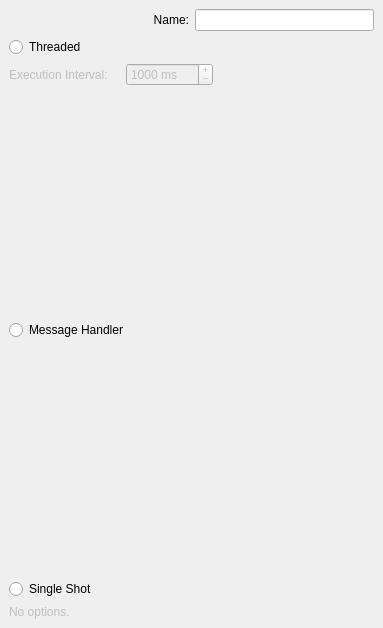
       <widget class="QWidget" name="runnerPage" >
        <property name="geometry" >
         <rect>
          <x>2</x>
          <y>2</y>
          <width>383</width>
          <height>628</height>
         </rect>
        </property>
        <layout class="QVBoxLayout" >
         <property name="spacing" >
          <number>6</number>
         </property>
         <property name="margin" >
          <number>9</number>
         </property>
         <item>
          <layout class="QHBoxLayout" >
           <property name="spacing" >
            <number>6</number>
           </property>
           <property name="margin" >
            <number>0</number>
           </property>
           <item>
            <widget class="QLabel" name="label" >
             <property name="sizePolicy" >
              <sizepolicy vsizetype="Preferred" hsizetype="Expanding" >
               <horstretch>0</horstretch>
               <verstretch>0</verstretch>
              </sizepolicy>
             </property>
             <property name="text" >
              <string>Name:</string>
             </property>
             <property name="alignment" >
              <set>Qt::AlignRight|Qt::AlignTrailing|Qt::AlignVCenter</set>
             </property>
            </widget>
           </item>
           <item>
            <widget class="QLineEdit" name="runnerName" />
           </item>
          </layout>
         </item>
         <item>
          <widget class="QRadioButton" name="runnerThread" >
           <property name="text" >
            <string>Threaded</string>
           </property>
          </widget>
         </item>
         <item>
          <widget class="QFrame" name="runnerThreadGroup" >
           <property name="enabled" >
            <bool>false</bool>
           </property>
           <layout class="QHBoxLayout" >
            <property name="spacing" >
             <number>6</number>
            </property>
            <property name="margin" >
             <number>0</number>
            </property>
            <item>
             <widget class="QLabel" name="label" >
              <property name="minimumSize" >
               <size>
                <width>111</width>
                <height>0</height>
               </size>
              </property>
              <property name="text" >
               <string>Execution Interval:</string>
              </property>
             </widget>
            </item>
            <item>
             <widget class="QSpinBox" name="runnerPeriodInterval" >
              <property name="buttonSymbols" >
               <enum>QAbstractSpinBox::PlusMinus</enum>
              </property>
              <property name="suffix" >
               <string> ms</string>
              </property>
              <property name="minimum" >
               <number>50</number>
              </property>
              <property name="maximum" >
               <number>99999999</number>
              </property>
              <property name="singleStep" >
               <number>50</number>
              </property>
              <property name="value" >
               <number>1000</number>
              </property>
             </widget>
            </item>
            <item>
             <spacer>
              <property name="orientation" >
               <enum>Qt::Horizontal</enum>
              </property>
              <property name="sizeHint" stdset="0" >
               <size>
                <width>40</width>
                <height>20</height>
               </size>
              </property>
             </spacer>
            </item>
           </layout>
          </widget>
         </item>
         <item>
          <spacer>
           <property name="orientation" >
            <enum>Qt::Vertical</enum>
           </property>
           <property name="sizeHint" stdset="0" >
            <size>
             <width>20</width>
             <height>40</height>
            </size>
           </property>
          </spacer>
         </item>
         <item>
          <widget class="QRadioButton" name="runnerMessageHandler" >
           <property name="text" >
            <string>Message Handler</string>
           </property>
          </widget>
         </item>
         <item>
          <widget class="MessageTypeSelect" native="1" name="runnerMessageTypes" />
         </item>
         <item>
          <spacer>
           <property name="orientation" >
            <enum>Qt::Vertical</enum>
           </property>
           <property name="sizeHint" stdset="0" >
            <size>
             <width>20</width>
             <height>40</height>
            </size>
           </property>
          </spacer>
         </item>
         <item>
          <widget class="QRadioButton" name="runnerSingleShot" >
           <property name="text" >
            <string>Single Shot</string>
           </property>
          </widget>
         </item>
         <item>
          <widget class="QFrame" name="runnerSingleShotGroup" >
           <property name="enabled" >
            <bool>false</bool>
           </property>
           <layout class="QVBoxLayout" >
            <property name="spacing" >
             <number>6</number>
            </property>
            <property name="margin" >
             <number>0</number>
            </property>
            <item>
             <widget class="QLabel" name="label" >
              <property name="text" >
               <string>No options.</string>
              </property>
              <property name="alignment" >
               <set>Qt::AlignLeading|Qt::AlignLeft|Qt::AlignTop</set>
              </property>
             </widget>
            </item>
           </layout>
          </widget>
         </item>
        </layout>
       </widget>
